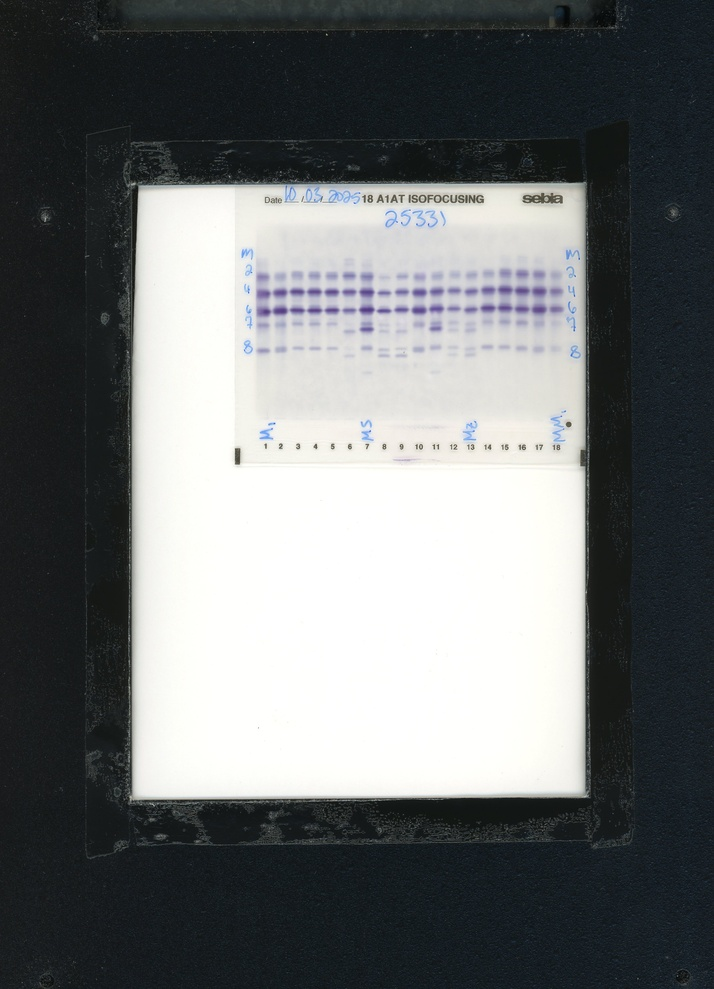
#> input picture gel_scans/25331.jpg, 714 x 989 px, shrunk from 2454 x 3401 before the run; its folder holds only this picture in this run
$ python -i function_file_d2.py   (imports and definitions only)
#> lines starting #> are read from the running program, lines starting #| are printed output that depends on the picture
# function_file.py

import os
import pandas as pd
import numpy as np
import cv2
from scipy import ndimage
from scipy.signal import find_peaks
import matplotlib.pyplot as plt

# ------------------------------------------------------------
# 1. PREPROCESS GEL IMAGE
# ------------------------------------------------------------
def preprocess_gel(img):
    """
    Accepts either file path (str) or numpy array.
    Returns processed gel and estimated background.
    """
#> called with img = 'gel_scans/25331.jpg'
    # If a path is provided, read the image
    if isinstance(img, str):
        img = cv2.imread(img)
#> img is the input picture: shape (989, 714, 3); mean B, G, R 112.2, 111.4, 108.3
        if img is None:
            raise ValueError("Image not found: " + img)

    # Convert to grayscale if needed
    if img.ndim == 3:
        g = cv2.cvtColor(img, cv2.COLOR_BGR2GRAY)
    else:
        g = img.copy()

    # Make bands bright
    g = cv2.bitwise_not(g)
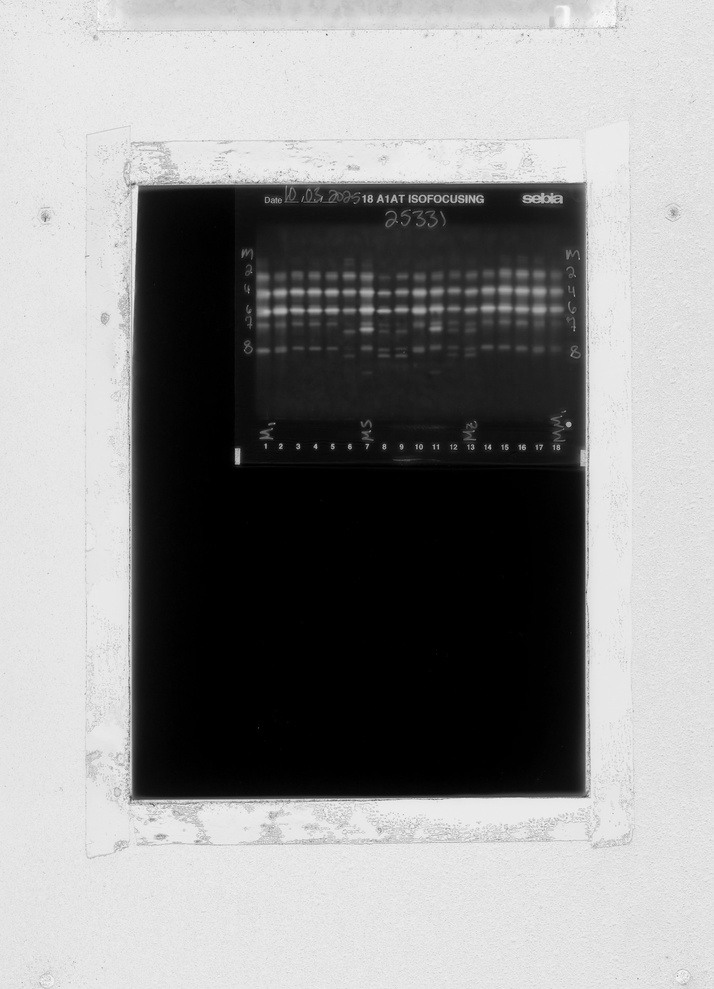
#> g: shape (989, 714); min 0, max 251, mean 144.4

    # Background estimation
    kernel = cv2.getStructuringElement(cv2.MORPH_ELLIPSE, (51, 51))
    bg = cv2.morphologyEx(g, cv2.MORPH_OPEN, kernel)
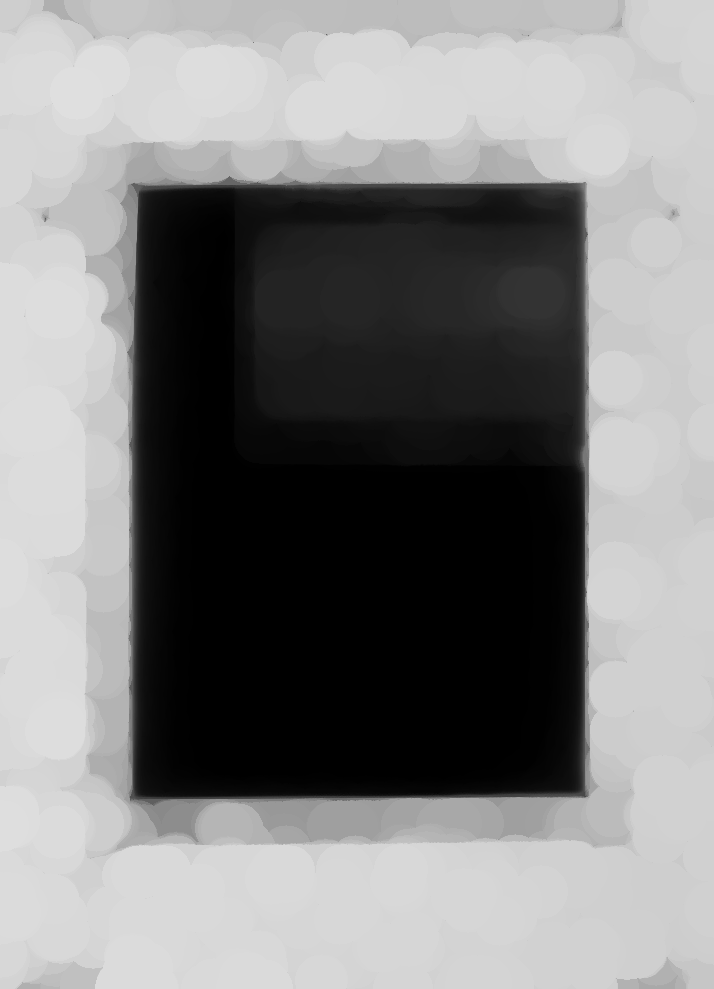
#> bg: shape (989, 714); min 0, max 223, mean 129.7

    # Remove background
    g_proc = cv2.subtract(g, bg)
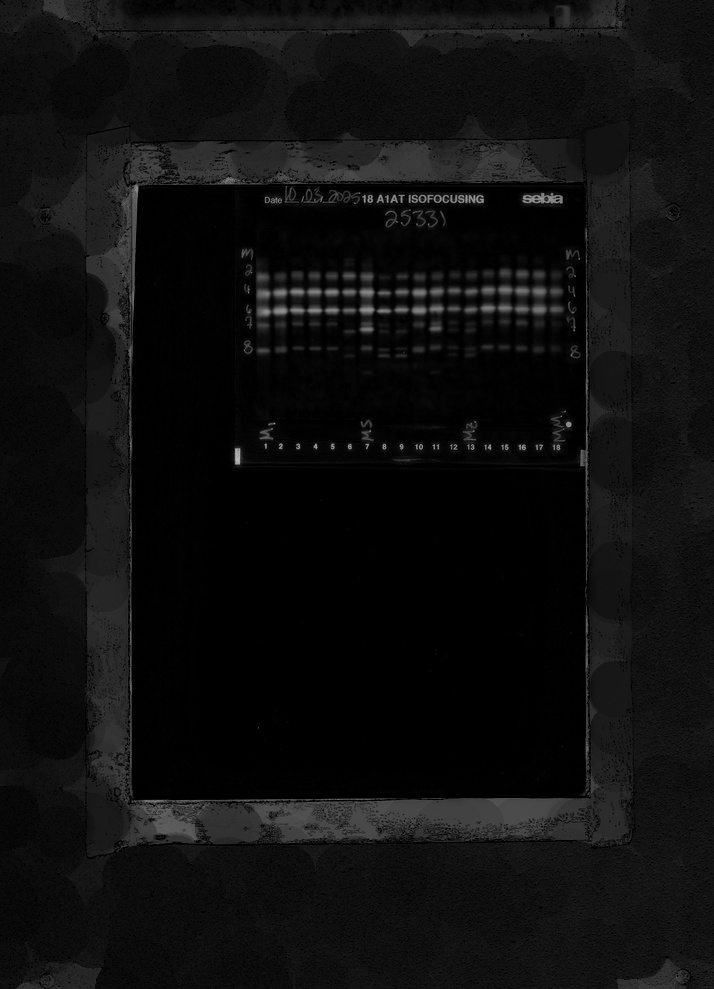
#> g_proc: shape (989, 714); min 0, max 184, mean 14.7

    # Light smoothing
    g_proc = cv2.medianBlur(g_proc, 3)

    return g_proc, bg


# ------------------------------------------------------------
# 2. REMOVE SMALL NOISE COMPONENTS
# ------------------------------------------------------------
# [193 lines left out: functions remove_small_components, detect_lanes, detect_lanes_peaks, detect_lanes_adaptive, extract_lane_traces, align_traces_by_two_peaks, not called in this run]

>>> result = preprocess_gel('gel_scans/25331.jpg')

$ run again, on gel_scans/25334.jpg
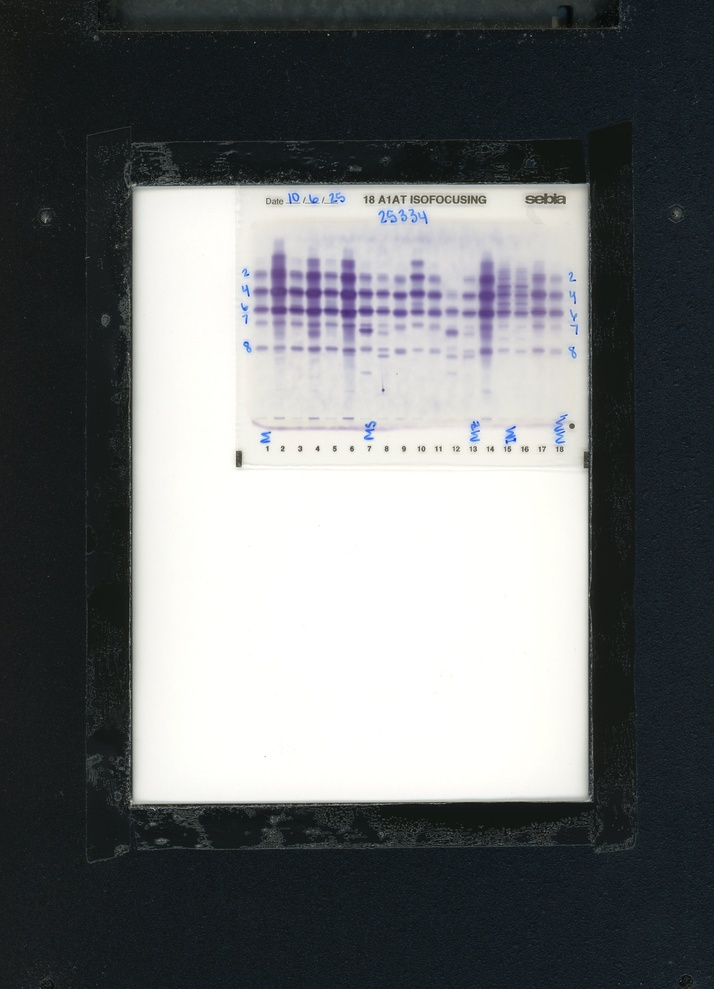
#> input picture gel_scans/25334.jpg, 714 x 989 px, shrunk from 2442 x 3383 before the run
#> in preprocess_gel, img is the input picture: shape (989, 714, 3); mean B, G, R 112.3, 111.2, 108.2
#> in preprocess_gel, `bg = cv2.morphologyEx(g, cv2.MORPH_OPEN, kernel)`:
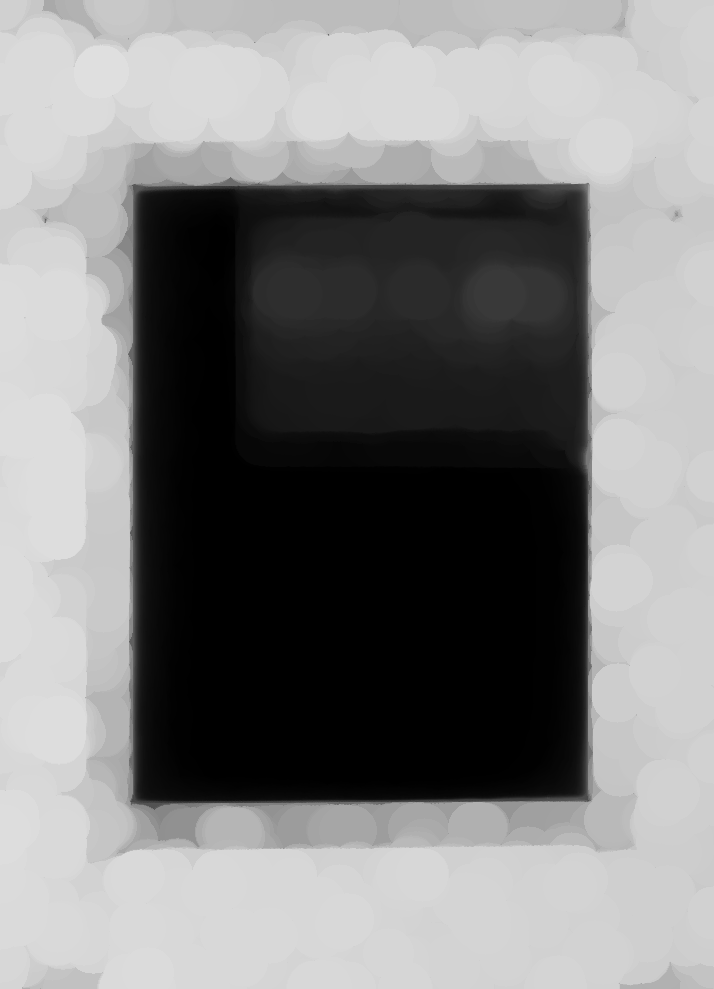
#> bg: shape (989, 714); min 0, max 223, mean 128.9
#> in preprocess_gel, `g_proc = cv2.subtract(g, bg)`:
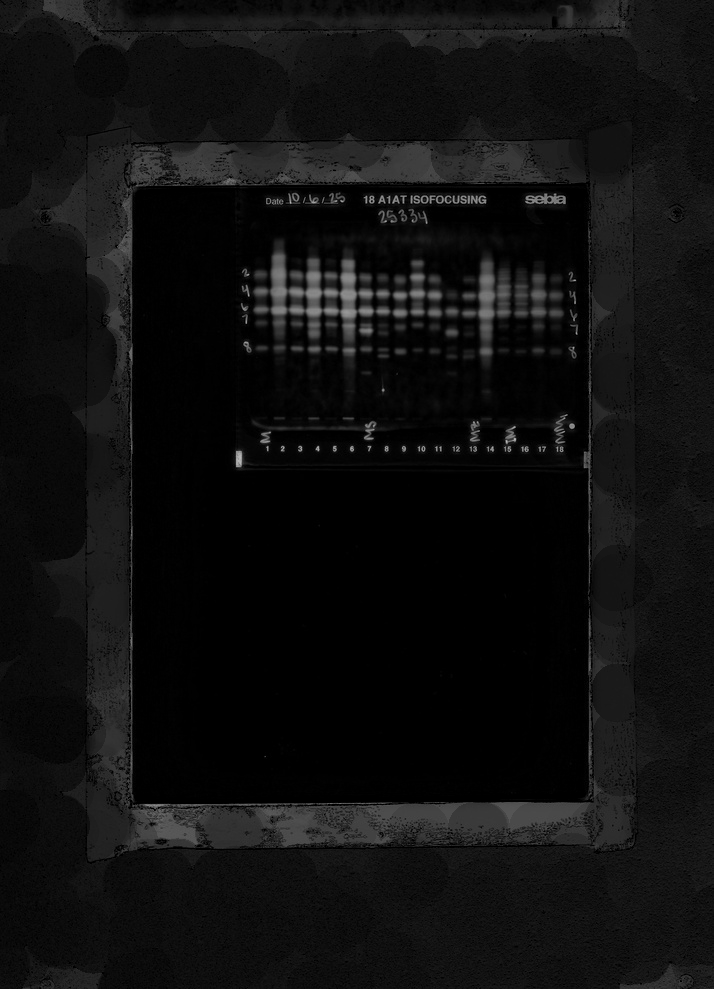
#> g_proc: shape (989, 714); min 0, max 188, mean 15.5
